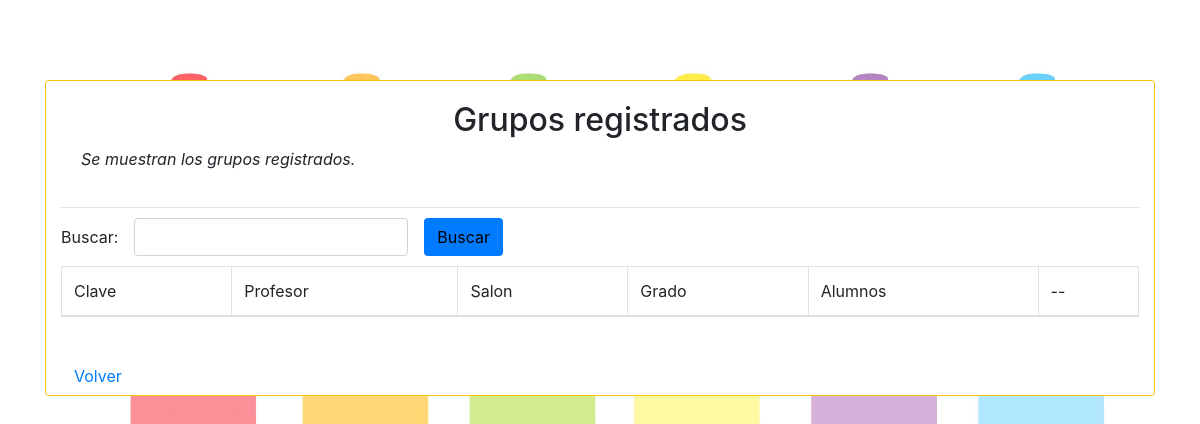
The page /grupo/buscar on the database as committed earlier.
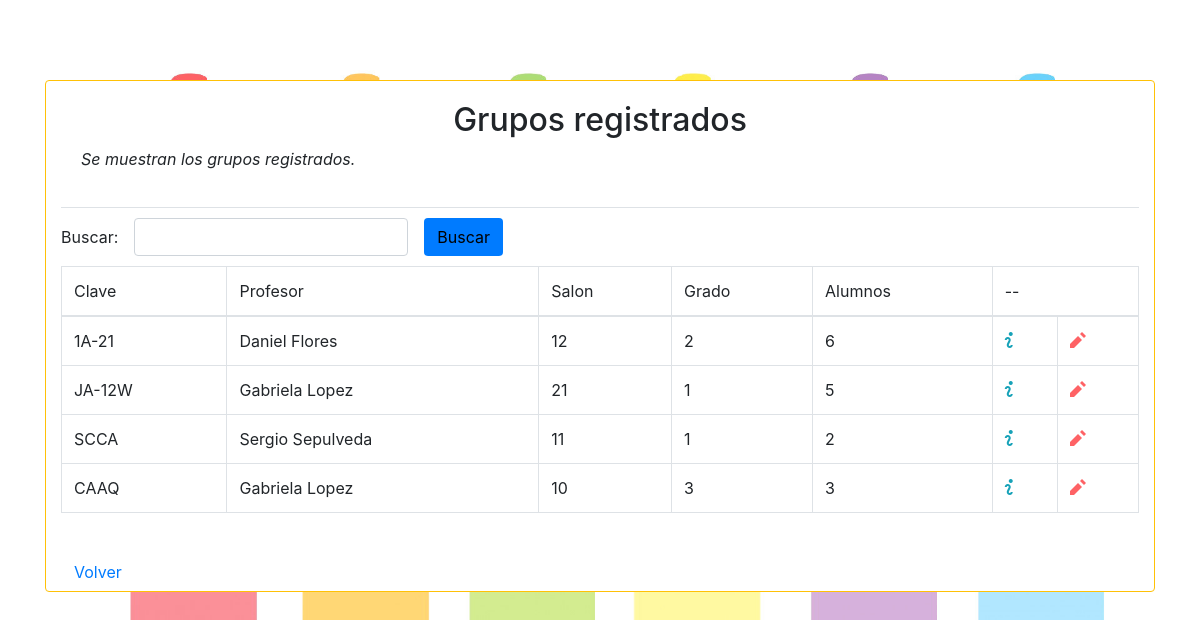
The same page on the database as committed later.
### maestros/models.py (models this page shows, shortened)
class grupos(models.Model):
    gru_clave = models.CharField(max_length = 10)
    gru_maestro = models.ForeignKey(Profesor, on_delete=models.CASCADE, blank=True, null=True, related_name="Maestro")
    gru_alumnos = models.ManyToManyField(alumnos)
    gru_salon = models.CharField(max_length = 10, default='')
    gru_grado = models.IntegerField(null=True)

### padres/models.py (models this page shows, shortened)
class Profesor(models.Model):
    pro_nombre = models.OneToOneField(User, on_delete= models.CASCADE, null = True)
    pro_nombres = models.CharField(max_length=80, default='s')
    pro_apellidoPaterno =models.CharField(max_length=70, default = 's')
    pro_apellidoMaterno = models.CharField(max_length=70, default = 's')
    pro_fechaNacimento = models.DateField(default = datetime.now, blank = True)
    class Meta:
        permissions = (
            ('is_teacher', 'Is_Teacher'),
        )

### maestros/views.py (the view)
# urls.py: path('grupo/buscar', GrupoReporte.as_view(), name='reporteGrupo'),
class GrupoReporte(generic.ListView):
    template_name = 'grupos/reporte.html'
    model = grupos

### templates/grupos/reporte.html (shortened to what this page needs)
{% extends 'base.html' %}
{% block content%}
<div class="mt-4 mb-4 card border rounded border-warning">
			<div class="container">
                <div class="card-body border-bottom">
<h2 class="form-label text-center">Grupos registrados</h2>
<p class="form-label text-justify font-italic">Se muestran los grupos registrados.</p>
    </div>
                <div class="form-inline margenes10">
        <div class="form-group">
            <label class="mr-md-3">Buscar:</label>
            <input type="text" class="mr-md-3 form-control" onkeyup="busquedaEnter(event)" id="inputBusqueda" />
            <button class="btn bg-primary " onclick="Buscar()">Buscar</button>
        </div>
                </div>
		<table class = "table table-bordered" >
			<thead>
				<tr>
					<td>Clave</td>
					<td>Profesor</td>
                    <td>Salon</td>
					<td>Grado</td>
                    <td>Alumnos</td>
                    <td colspan="2" >--</td>
				</tr>
			</thead>
			<tbody id="ResultadoTabla">
				{% for p in object_list %}
                <tr>
					<td>{{ p.gru_clave }}</td>
                    <td>{{ p.gru_maestro.pro_nombres}} {{p.gru_maestro.pro_apellidoPaterno}}</td>
                    <td>{{ p.gru_salon }}</td>
                    <td>{{ p.gru_grado }}</td>
					<td>{{ p.gru_alumnos.all|length }}</td>
                    <td onclick="window.open('/detalles/grupos/{{p.id}}')" title="Mas informacion"><span style="color: #17a2b8;" class="oi oi-info"></span></td>
                    <td onclick="window.open('/actualiza/grupo/{{p.id}}')" title="Actualizar datos"><span style="color: #fe6265;" class="oi oi-pencil"></span></td>
				</tr>
			{% endfor %}
			</tbody>
		</table>
			<br>
			<a href="/" class="btn btn-default">Volver</a>
	</div>
</div>
{% endblock %}

Rows that differ between the two databases and show on the page:
added grupos: gru_clave "1A-21", gru_maestro.pro_nombres "Daniel", gru_maestro.pro_apellidoPaterno "Flores", gru_salon "12", gru_grado "2", gru_alumnos.all|length "6"
added grupos: gru_clave "JA-12W", gru_maestro.pro_nombres "Gabriela", gru_maestro.pro_apellidoPaterno "Lopez", gru_salon "21", gru_grado "1", gru_alumnos.all|length "5"
added grupos: gru_clave "SCCA", gru_maestro.pro_nombres "Sergio", gru_maestro.pro_apellidoPaterno "Sepulveda", gru_salon "11", gru_grado "1", gru_alumnos.all|length "2"
added grupos: gru_clave "CAAQ", gru_maestro.pro_nombres "Gabriela", gru_maestro.pro_apellidoPaterno "Lopez", gru_salon "10", gru_grado "3", gru_alumnos.all|length "3"
